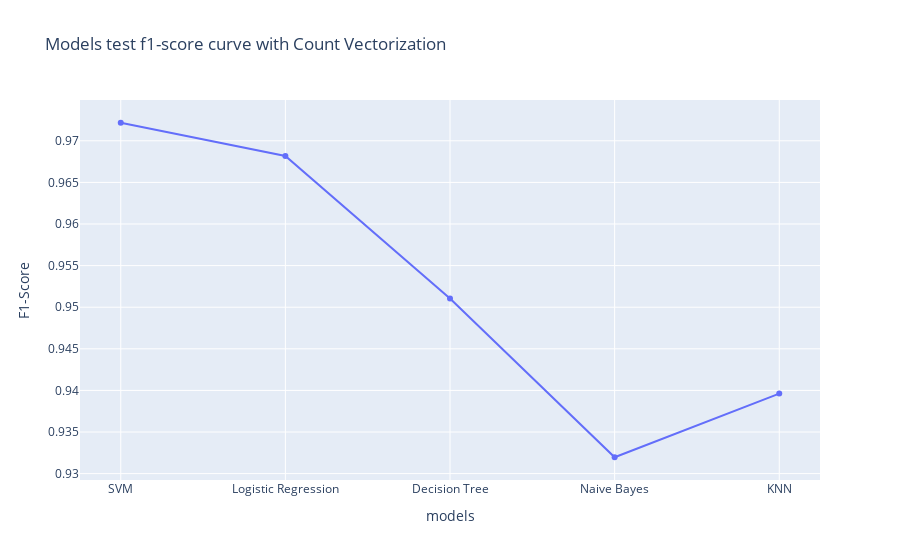

Here is the notebook cell this chart was saved with:
### Code cell
x_data_f1 = [svc_f1,lr_f1,dt_f1,nb_f1,knn_f1]
px.line(x=y_data,y=x_data_precision,title="Models test f1-score curve with Count Vectorization",labels={'x':'models','y':'F1-Score'},markers='o')

### Figure 1 — Plotly figure (JSON) as saved in the notebook; plotly's stock layout.template omitted (floating-point values rounded to 4 significant figures)
{"data": [{"hovertemplate": "models=%{x}<br>F1-Score=%{y}<extra></extra>", "legendgroup": "", "line": {"color": "#636efa", "dash": "solid"}, "marker": {"symbol": "circle"}, "mode": "lines+markers", "name": "", "orientation": "v", "showlegend": false, "type": "scatter", "x": ["SVM", "Logistic Regression", "Decision Tree", "Naive Bayes", "KNN"], "xaxis": "x", "y": [0.9722, 0.9682, 0.951, 0.932, 0.9396], "yaxis": "y"}], "layout": {"legend": {"tracegroupgap": 0}, "title": {"text": "Models test f1-score curve with Count Vectorization"}, "xaxis": {"anchor": "y", "domain": [0, 1], "title": {"text": "models"}}, "yaxis": {"anchor": "x", "domain": [0, 1], "title": {"text": "F1-Score"}}}}
